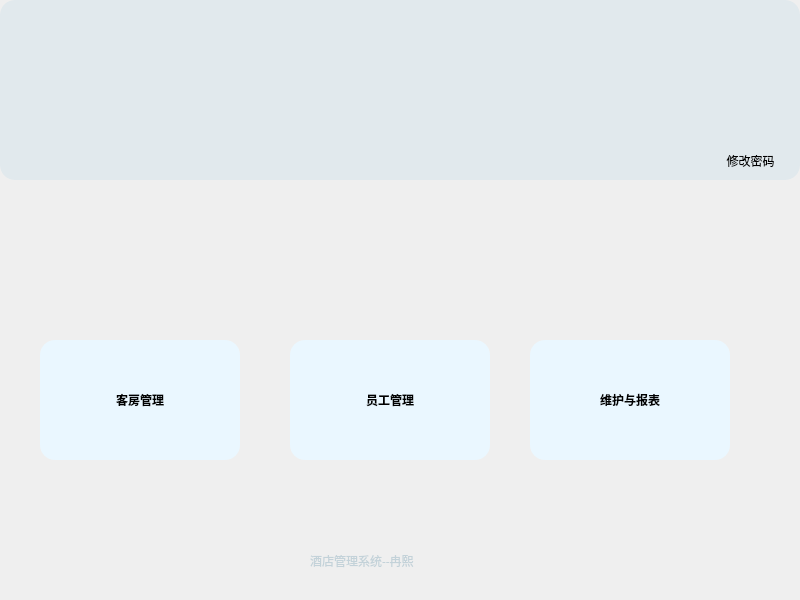
<?xml version="1.0" encoding="UTF-8"?>
<ui version="4.0">
 <class>MainWindow</class>
 <widget class="QMainWindow" name="MainWindow">
  <property name="geometry">
   <rect>
    <x>0</x>
    <y>0</y>
    <width>800</width>
    <height>600</height>
   </rect>
  </property>
  <property name="contextMenuPolicy">
   <enum>Qt::DefaultContextMenu</enum>
  </property>
  <property name="windowTitle">
   <string>浙商大招待所</string>
  </property>
  <property name="windowIcon">
   <iconset>
    <normaloff>../../../pictures/酒店.png</normaloff>../../../pictures/酒店.png</iconset>
  </property>
  <property name="styleSheet">
   <string notr="true">QMainWindow{
border-radius:15px
}
QWidget{
border-radius:15px;
}
#frame{
background: #e1e9ed;}
QToolButton{
background:#EAF7FF;
border-radius:15px;
}
QToolButton:hover{
background:#EAF7FF;
border-radius:15px;
background:#49ebff;
}
#label{
text-align:center;
}
#welcome{
text-align:center;
}
#toolButton_7
{
background:#e1e9ed;
}</string>
  </property>
  <property name="tabShape">
   <enum>QTabWidget::Rounded</enum>
  </property>
  <widget class="QWidget" name="centralwidget">
   <widget class="QToolButton" name="chartbutton">
    <property name="geometry">
     <rect>
      <x>530</x>
      <y>340</y>
      <width>200</width>
      <height>120</height>
     </rect>
    </property>
    <property name="minimumSize">
     <size>
      <width>200</width>
      <height>120</height>
     </size>
    </property>
    <property name="font">
     <font>
      <family>幼圆</family>
      <weight>75</weight>
      <bold>true</bold>
     </font>
    </property>
    <property name="text">
     <string>维护与报表</string>
    </property>
    <property name="icon">
     <iconset>
      <normaloff>../../../pictures/chart.png</normaloff>../../../pictures/chart.png</iconset>
    </property>
    <property name="iconSize">
     <size>
      <width>70</width>
      <height>70</height>
     </size>
    </property>
    <property name="toolButtonStyle">
     <enum>Qt::ToolButtonTextUnderIcon</enum>
    </property>
   </widget>
   <widget class="QToolButton" name="roombutton">
    <property name="geometry">
     <rect>
      <x>40</x>
      <y>340</y>
      <width>200</width>
      <height>120</height>
     </rect>
    </property>
    <property name="font">
     <font>
      <family>幼圆</family>
      <weight>75</weight>
      <bold>true</bold>
     </font>
    </property>
    <property name="text">
     <string>客房管理</string>
    </property>
    <property name="icon">
     <iconset>
      <normaloff>../../../pictures/coffee.png</normaloff>../../../pictures/coffee.png</iconset>
    </property>
    <property name="iconSize">
     <size>
      <width>80</width>
      <height>80</height>
     </size>
    </property>
    <property name="popupMode">
     <enum>QToolButton::InstantPopup</enum>
    </property>
    <property name="toolButtonStyle">
     <enum>Qt::ToolButtonTextUnderIcon</enum>
    </property>
   </widget>
   <widget class="QToolButton" name="staffbutton">
    <property name="geometry">
     <rect>
      <x>290</x>
      <y>340</y>
      <width>200</width>
      <height>120</height>
     </rect>
    </property>
    <property name="font">
     <font>
      <family>幼圆</family>
      <weight>75</weight>
      <bold>true</bold>
     </font>
    </property>
    <property name="text">
     <string>员工管理</string>
    </property>
    <property name="icon">
     <iconset>
      <normaloff>../../../pictures/staff.png</normaloff>../../../pictures/staff.png</iconset>
    </property>
    <property name="iconSize">
     <size>
      <width>80</width>
      <height>80</height>
     </size>
    </property>
    <property name="toolButtonStyle">
     <enum>Qt::ToolButtonTextUnderIcon</enum>
    </property>
   </widget>
   <widget class="QFrame" name="frame">
    <property name="geometry">
     <rect>
      <x>0</x>
      <y>0</y>
      <width>800</width>
      <height>180</height>
     </rect>
    </property>
    <property name="frameShape">
     <enum>QFrame::StyledPanel</enum>
    </property>
    <property name="frameShadow">
     <enum>QFrame::Raised</enum>
    </property>
    <widget class="QLabel" name="welcome">
     <property name="geometry">
      <rect>
       <x>40</x>
       <y>10</y>
       <width>751</width>
       <height>51</height>
      </rect>
     </property>
     <property name="font">
      <font>
       <family>幼圆</family>
       <pointsize>12</pointsize>
      </font>
     </property>
     <property name="text">
      <string/>
     </property>
     <property name="alignment">
      <set>Qt::AlignCenter</set>
     </property>
    </widget>
    <widget class="QToolButton" name="toolButton_7">
     <property name="geometry">
      <rect>
       <x>370</x>
       <y>70</y>
       <width>71</width>
       <height>71</height>
      </rect>
     </property>
     <property name="font">
      <font>
       <pointsize>9</pointsize>
      </font>
     </property>
     <property name="text">
      <string/>
     </property>
     <property name="icon">
      <iconset>
       <normaloff>../../../pictures/hotel.png</normaloff>../../../pictures/hotel.png</iconset>
     </property>
     <property name="iconSize">
      <size>
       <width>100</width>
       <height>100</height>
      </size>
     </property>
    </widget>
    <widget class="QToolButton" name="modifyPwd">
     <property name="geometry">
      <rect>
       <x>710</x>
       <y>150</y>
       <width>81</width>
       <height>21</height>
      </rect>
     </property>
     <property name="styleSheet">
      <string notr="true">background:#e1e9ed</string>
     </property>
     <property name="text">
      <string>修改密码</string>
     </property>
    </widget>
    <widget class="QLabel" name="label_3">
     <property name="geometry">
      <rect>
       <x>0</x>
       <y>0</y>
       <width>771</width>
       <height>451</height>
      </rect>
     </property>
     <property name="text">
      <string/>
     </property>
     <property name="pixmap">
      <pixmap resource="C:/Users/Lenovo/Desktop/pic.qrc">:/pictures/D:/pictures/bg.png</pixmap>
     </property>
     <property name="scaledContents">
      <bool>true</bool>
     </property>
    </widget>
    <zorder>toolButton_7</zorder>
    <zorder>label_3</zorder>
    <zorder>welcome</zorder>
    <zorder>modifyPwd</zorder>
   </widget>
   <widget class="QLabel" name="label">
    <property name="geometry">
     <rect>
      <x>310</x>
      <y>540</y>
      <width>181</width>
      <height>41</height>
     </rect>
    </property>
    <property name="palette">
     <palette>
      <active>
       <colorrole role="WindowText">
        <brush brushstyle="SolidPattern">
         <color alpha="255">
          <red>195</red>
          <green>210</green>
          <blue>217</blue>
         </color>
        </brush>
       </colorrole>
       <colorrole role="Button">
        <brush brushstyle="SolidPattern">
         <color alpha="255">
          <red>255</red>
          <green>255</green>
          <blue>255</blue>
         </color>
        </brush>
       </colorrole>
       <colorrole role="Light">
        <brush brushstyle="SolidPattern">
         <color alpha="255">
          <red>255</red>
          <green>255</green>
          <blue>255</blue>
         </color>
        </brush>
       </colorrole>
       <colorrole role="Midlight">
        <brush brushstyle="SolidPattern">
         <color alpha="255">
          <red>225</red>
          <green>232</green>
          <blue>236</blue>
         </color>
        </brush>
       </colorrole>
       <colorrole role="Dark">
        <brush brushstyle="SolidPattern">
         <color alpha="255">
          <red>97</red>
          <green>105</green>
          <blue>108</blue>
         </color>
        </brush>
       </colorrole>
       <colorrole role="Mid">
        <brush brushstyle="SolidPattern">
         <color alpha="255">
          <red>130</red>
          <green>140</green>
          <blue>145</blue>
         </color>
        </brush>
       </colorrole>
       <colorrole role="Text">
        <brush brushstyle="SolidPattern">
         <color alpha="255">
          <red>0</red>
          <green>0</green>
          <blue>0</blue>
         </color>
        </brush>
       </colorrole>
       <colorrole role="BrightText">
        <brush brushstyle="SolidPattern">
         <color alpha="255">
          <red>255</red>
          <green>255</green>
          <blue>255</blue>
         </color>
        </brush>
       </colorrole>
       <colorrole role="ButtonText">
        <brush brushstyle="SolidPattern">
         <color alpha="255">
          <red>0</red>
          <green>0</green>
          <blue>0</blue>
         </color>
        </brush>
       </colorrole>
       <colorrole role="Base">
        <brush brushstyle="SolidPattern">
         <color alpha="255">
          <red>255</red>
          <green>255</green>
          <blue>255</blue>
         </color>
        </brush>
       </colorrole>
       <colorrole role="Window">
        <brush brushstyle="SolidPattern">
         <color alpha="255">
          <red>255</red>
          <green>255</green>
          <blue>255</blue>
         </color>
        </brush>
       </colorrole>
       <colorrole role="Shadow">
        <brush brushstyle="SolidPattern">
         <color alpha="255">
          <red>0</red>
          <green>0</green>
          <blue>0</blue>
         </color>
        </brush>
       </colorrole>
       <colorrole role="AlternateBase">
        <brush brushstyle="SolidPattern">
         <color alpha="255">
          <red>225</red>
          <green>232</green>
          <blue>236</blue>
         </color>
        </brush>
       </colorrole>
       <colorrole role="ToolTipBase">
        <brush brushstyle="SolidPattern">
         <color alpha="255">
          <red>255</red>
          <green>255</green>
          <blue>220</blue>
         </color>
        </brush>
       </colorrole>
       <colorrole role="ToolTipText">
        <brush brushstyle="SolidPattern">
         <color alpha="255">
          <red>0</red>
          <green>0</green>
          <blue>0</blue>
         </color>
        </brush>
       </colorrole>
       <colorrole role="PlaceholderText">
        <brush brushstyle="NoBrush">
         <color alpha="128">
          <red>0</red>
          <green>0</green>
          <blue>0</blue>
         </color>
        </brush>
       </colorrole>
      </active>
      <inactive>
       <colorrole role="WindowText">
        <brush brushstyle="SolidPattern">
         <color alpha="255">
          <red>195</red>
          <green>210</green>
          <blue>217</blue>
         </color>
        </brush>
       </colorrole>
       <colorrole role="Button">
        <brush brushstyle="SolidPattern">
         <color alpha="255">
          <red>255</red>
          <green>255</green>
          <blue>255</blue>
         </color>
        </brush>
       </colorrole>
       <colorrole role="Light">
        <brush brushstyle="SolidPattern">
         <color alpha="255">
          <red>255</red>
          <green>255</green>
          <blue>255</blue>
         </color>
        </brush>
       </colorrole>
       <colorrole role="Midlight">
        <brush brushstyle="SolidPattern">
         <color alpha="255">
          <red>225</red>
          <green>232</green>
          <blue>236</blue>
         </color>
        </brush>
       </colorrole>
       <colorrole role="Dark">
        <brush brushstyle="SolidPattern">
         <color alpha="255">
          <red>97</red>
          <green>105</green>
          <blue>108</blue>
         </color>
        </brush>
       </colorrole>
       <colorrole role="Mid">
        <brush brushstyle="SolidPattern">
         <color alpha="255">
          <red>130</red>
          <green>140</green>
          <blue>145</blue>
         </color>
        </brush>
       </colorrole>
       <colorrole role="Text">
        <brush brushstyle="SolidPattern">
         <color alpha="255">
          <red>0</red>
          <green>0</green>
          <blue>0</blue>
         </color>
        </brush>
       </colorrole>
       <colorrole role="BrightText">
        <brush brushstyle="SolidPattern">
         <color alpha="255">
          <red>255</red>
          <green>255</green>
          <blue>255</blue>
         </color>
        </brush>
       </colorrole>
       <colorrole role="ButtonText">
        <brush brushstyle="SolidPattern">
         <color alpha="255">
          <red>0</red>
          <green>0</green>
          <blue>0</blue>
         </color>
        </brush>
       </colorrole>
       <colorrole role="Base">
        <brush brushstyle="SolidPattern">
         <color alpha="255">
          <red>255</red>
          <green>255</green>
          <blue>255</blue>
         </color>
        </brush>
       </colorrole>
       <colorrole role="Window">
        <brush brushstyle="SolidPattern">
         <color alpha="255">
          <red>255</red>
          <green>255</green>
          <blue>255</blue>
         </color>
        </brush>
       </colorrole>
       <colorrole role="Shadow">
        <brush brushstyle="SolidPattern">
         <color alpha="255">
          <red>0</red>
          <green>0</green>
          <blue>0</blue>
         </color>
        </brush>
       </colorrole>
       <colorrole role="AlternateBase">
        <brush brushstyle="SolidPattern">
         <color alpha="255">
          <red>225</red>
          <green>232</green>
          <blue>236</blue>
         </color>
        </brush>
       </colorrole>
       <colorrole role="ToolTipBase">
        <brush brushstyle="SolidPattern">
         <color alpha="255">
          <red>255</red>
          <green>255</green>
          <blue>220</blue>
         </color>
        </brush>
       </colorrole>
       <colorrole role="ToolTipText">
        <brush brushstyle="SolidPattern">
         <color alpha="255">
          <red>0</red>
          <green>0</green>
          <blue>0</blue>
         </color>
        </brush>
       </colorrole>
       <colorrole role="PlaceholderText">
        <brush brushstyle="NoBrush">
         <color alpha="128">
          <red>0</red>
          <green>0</green>
          <blue>0</blue>
         </color>
        </brush>
       </colorrole>
      </inactive>
      <disabled>
       <colorrole role="WindowText">
        <brush brushstyle="SolidPattern">
         <color alpha="255">
          <red>97</red>
          <green>105</green>
          <blue>108</blue>
         </color>
        </brush>
       </colorrole>
       <colorrole role="Button">
        <brush brushstyle="SolidPattern">
         <color alpha="255">
          <red>255</red>
          <green>255</green>
          <blue>255</blue>
         </color>
        </brush>
       </colorrole>
       <colorrole role="Light">
        <brush brushstyle="SolidPattern">
         <color alpha="255">
          <red>255</red>
          <green>255</green>
          <blue>255</blue>
         </color>
        </brush>
       </colorrole>
       <colorrole role="Midlight">
        <brush brushstyle="SolidPattern">
         <color alpha="255">
          <red>225</red>
          <green>232</green>
          <blue>236</blue>
         </color>
        </brush>
       </colorrole>
       <colorrole role="Dark">
        <brush brushstyle="SolidPattern">
         <color alpha="255">
          <red>97</red>
          <green>105</green>
          <blue>108</blue>
         </color>
        </brush>
       </colorrole>
       <colorrole role="Mid">
        <brush brushstyle="SolidPattern">
         <color alpha="255">
          <red>130</red>
          <green>140</green>
          <blue>145</blue>
         </color>
        </brush>
       </colorrole>
       <colorrole role="Text">
        <brush brushstyle="SolidPattern">
         <color alpha="255">
          <red>97</red>
          <green>105</green>
          <blue>108</blue>
         </color>
        </brush>
       </colorrole>
       <colorrole role="BrightText">
        <brush brushstyle="SolidPattern">
         <color alpha="255">
          <red>255</red>
          <green>255</green>
          <blue>255</blue>
         </color>
        </brush>
       </colorrole>
       <colorrole role="ButtonText">
        <brush brushstyle="SolidPattern">
         <color alpha="255">
          <red>97</red>
          <green>105</green>
          <blue>108</blue>
         </color>
        </brush>
       </colorrole>
       <colorrole role="Base">
        <brush brushstyle="SolidPattern">
         <color alpha="255">
          <red>255</red>
          <green>255</green>
          <blue>255</blue>
         </color>
        </brush>
       </colorrole>
       <colorrole role="Window">
        <brush brushstyle="SolidPattern">
         <color alpha="255">
          <red>255</red>
          <green>255</green>
          <blue>255</blue>
         </color>
        </brush>
       </colorrole>
       <colorrole role="Shadow">
        <brush brushstyle="SolidPattern">
         <color alpha="255">
          <red>0</red>
          <green>0</green>
          <blue>0</blue>
         </color>
        </brush>
       </colorrole>
       <colorrole role="AlternateBase">
        <brush brushstyle="SolidPattern">
         <color alpha="255">
          <red>195</red>
          <green>210</green>
          <blue>217</blue>
         </color>
        </brush>
       </colorrole>
       <colorrole role="ToolTipBase">
        <brush brushstyle="SolidPattern">
         <color alpha="255">
          <red>255</red>
          <green>255</green>
          <blue>220</blue>
         </color>
        </brush>
       </colorrole>
       <colorrole role="ToolTipText">
        <brush brushstyle="SolidPattern">
         <color alpha="255">
          <red>0</red>
          <green>0</green>
          <blue>0</blue>
         </color>
        </brush>
       </colorrole>
       <colorrole role="PlaceholderText">
        <brush brushstyle="NoBrush">
         <color alpha="128">
          <red>0</red>
          <green>0</green>
          <blue>0</blue>
         </color>
        </brush>
       </colorrole>
      </disabled>
     </palette>
    </property>
    <property name="font">
     <font>
      <family>幼圆</family>
     </font>
    </property>
    <property name="text">
     <string>酒店管理系统--冉熙</string>
    </property>
   </widget>
   <widget class="QLabel" name="label_2">
    <property name="geometry">
     <rect>
      <x>-7</x>
      <y>181</y>
      <width>791</width>
      <height>431</height>
     </rect>
    </property>
    <property name="text">
     <string/>
    </property>
    <property name="pixmap">
     <pixmap resource="C:/Users/Lenovo/Desktop/pic.qrc">:/pictures/D:/pictures/bg.png</pixmap>
    </property>
    <property name="scaledContents">
     <bool>true</bool>
    </property>
   </widget>
   <zorder>label_2</zorder>
   <zorder>chartbutton</zorder>
   <zorder>roombutton</zorder>
   <zorder>staffbutton</zorder>
   <zorder>frame</zorder>
   <zorder>label</zorder>
  </widget>
 </widget>
 <resources>
  <include location="C:/Users/Lenovo/Desktop/pic.qrc"/>
 </resources>
 <connections/>
</ui>
